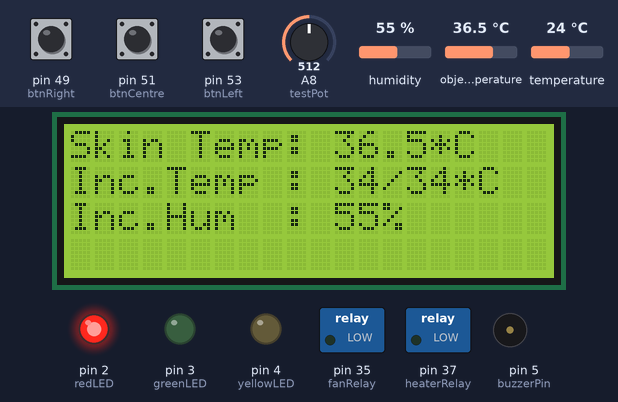
The sketch below on a simulated Arduino Mega 2560, built with avr-gcc and run on an emulated ATmega2560. On the bench: 20×4 character LCD, switched loads named in the sketch (green lamp = pin HIGH), output pins drawn as LEDs (lit = HIGH), buzzer (waves = sounding, pin HIGH). The inputs (shaded band) are chosen by the test bench; at power-on: A8 (testPot) = 512, pin 51 (btnCentre) HIGH, pin 49 (btnRight) HIGH, pin 53 (btnLeft) HIGH, humidity 55 %, object temperature 36.5 °C, temperature 24 °C.

Above: at 10.3 s.
10.4 s: A8 (testPot) set to 756
At 13.0 s:
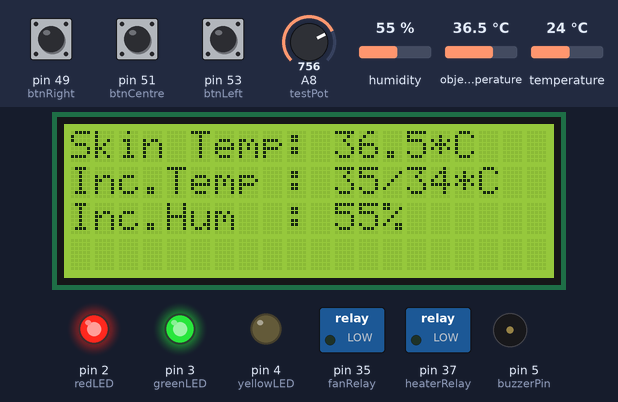
14.2 s: A8 (testPot) set to 781
At 19.8 s:
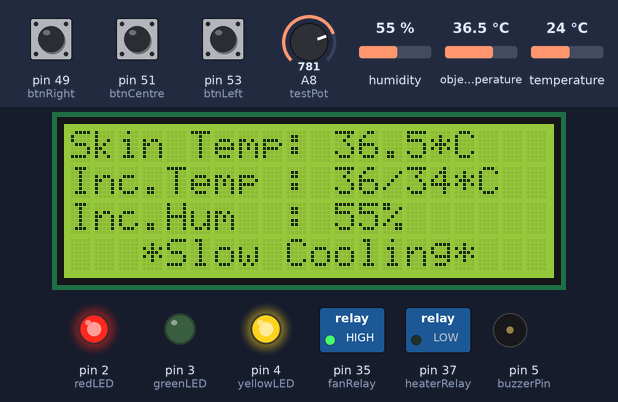
20.1 s: A8 (testPot) set to 30
At 24.03 s:
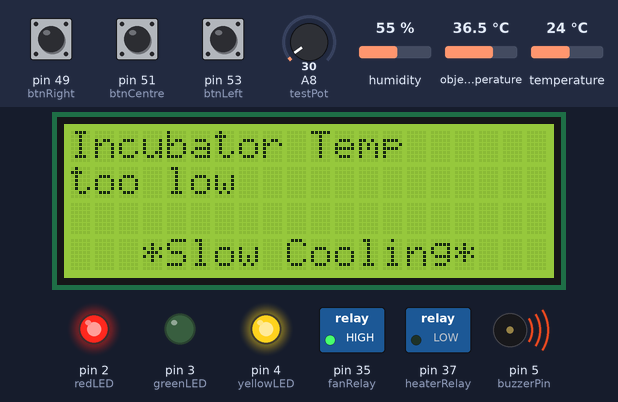
26.1 s: A8 (testPot) set to 242
At 30.9 s:
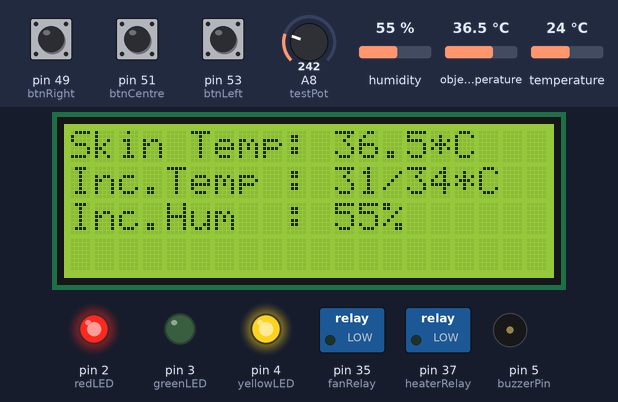
33.7 s: A8 (testPot) set to 269
At 39.5 s:
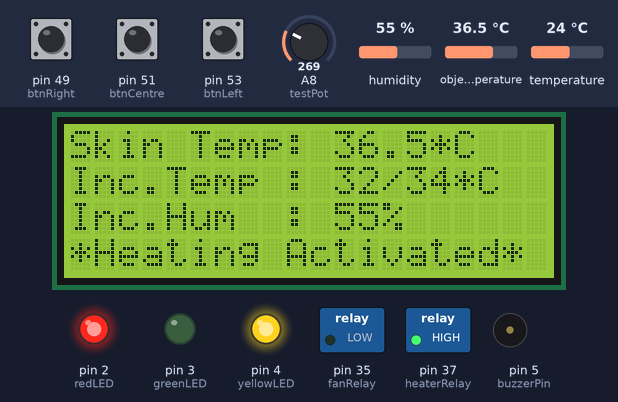
39.8 s: pin 51 (btnCentre) pulled LOW for 3 s
At 41.7 s:
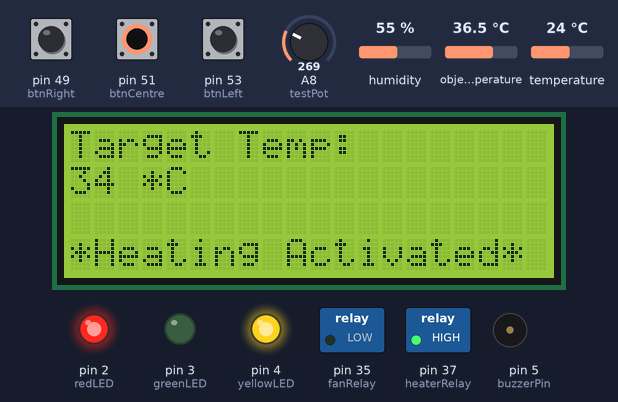
Timing chart, 0 to 43.2 s (numbered marks = the images above; inputs shaded):
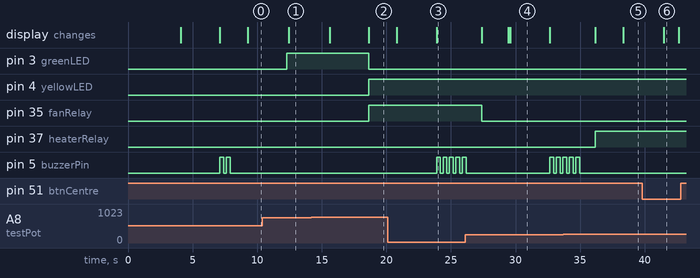

The sketch:

Incubator_Project_Code_v6.ino
```cpp
// Import libraries
#include <Wire.h>
#include <LiquidCrystal_I2C.h>
#include <Adafruit_MLX90614.h>
#include <DHT.h>

// Pin Definitions
#define   redLED        2
#define   yellowLED     4
#define   greenLED      3
#define   reedSwitch    11
#define   heaterRelay   37
#define   fanRelay      35
#define   buzzerPin     5
#define   DHTpin        6
#define   btnLeft       53
#define   btnCentre     51
#define   btnRight      49

#define   testPot       A8

// I2C Addresses
#define IR_Temp_Sensor_Addr     0x5A
#define LCD_Addr                0x27

// Other defines
#define DHTTYPE DHT22

#define errorMargin             2
#define controlMargin           1
#define targetTempMax           38
#define targetTempMin           30

// Create the fan
// Enumeration for the various states of the cooling fan
enum class FanSpeed {off, half, full};

// Create objects
LiquidCrystal_I2C lcd(LCD_Addr, 20, 4);       // Create the LCD object. LCD size is 20x4
Adafruit_MLX90614 IRTemp = Adafruit_MLX90614();
DHT dht(DHTpin, DHTTYPE);

// Project variables
float skinTemp;
float incubatorTemp;
float incubatorHumid;

bool heaterIsOn       = true;
FanSpeed fanState     = FanSpeed::full;           // fanState variable based off the fanSpeed enum
bool btnCentre_state;                             // State of the centre push button
bool btnRight_state;                              // State of the right push button
bool btnLeft_state;                               // State of the left push button


// Unimplemented sensor values
float targetTemp      = 34.0;

void setup() {
  // put your setup code here, to run once:

  // Set the pin modes
  pinMode (redLED, OUTPUT);
  pinMode (yellowLED, OUTPUT);
  pinMode (greenLED, OUTPUT);
  pinMode (buzzerPin, OUTPUT);
  pinMode (heaterRelay, OUTPUT);
  pinMode (fanRelay, OUTPUT);
  pinMode (reedSwitch, INPUT);
  pinMode (btnLeft, INPUT_PULLUP);
  pinMode (btnCentre, INPUT_PULLUP);
  pinMode (btnRight, INPUT_PULLUP);

  pinMode (testPot, INPUT);         // Potentiometer for temperature varying tests

  // Set the initial states  digitalWrite (redLED, HIGH);
  digitalWrite (redLED, HIGH);
  digitalWrite (yellowLED, LOW);
  digitalWrite (greenLED, LOW);
  digitalWrite (buzzerPin, LOW);
  switchHeater(false);              // Ensure that heater is off upon boot
  switchFan(false);                 // Ensure that fan is off upon boot

  // initialize the lcd object
  lcd.init();
  lcd.setBacklight(true);           // Turn on the backlight

  // initialize the MLX sensor
  if (!IRTemp.begin()) {
    lcd.setCursor(5,0); lcd.print("Error");
    while (1);
  };

   // initialize the DHT sensor
  dht.begin();

  // Display welcome message
  lcd.clear();
  lcd.setCursor(2,0);               // Go to first line
  lcd.print("Initializing");
  lcd.setCursor(5,1); lcd.print("System");
  delay(3000);

  lcd.clear();
  lcd.setCursor(1,0); lcd.print("Initialization");
  lcd.setCursor(6,1); lcd.print("Done");
  // Beep buzzer twice
  for (int i=0; i<2; i++) {
    digitalWrite (buzzerPin, HIGH);
    delay(300);
    digitalWrite (buzzerPin, LOW);
    delay(200);
  }
  delay (1000);

}

// ------------------------ Loop Start ------------------------------
void loop() {
  // Read the Centre Button State
  btnCentre_state = !digitalRead(btnCentre);      // HIGH means button pressed, LOW otherwise
  delay (50);                                     // Delay 50ms for debouncing

  // If OK button is pressed, we go to the temperature adjustment menu
  if (btnCentre_state == HIGH) {
    adjustTargetTemp();
  }

  // Read the values
  skinTemp        = IRTemp.readObjectTempC();
  incubatorTemp   = dht.readTemperature();
  int sensorValue = analogRead(testPot);                    // Using the test potentiometer to simulate incubator
                                                              // temperature for testing
  sensorValue     = map (sensorValue, 0, 1023, 30, 38);
  incubatorTemp   = sensorValue;
  incubatorHumid  = dht.readHumidity();

  // Display infant skin temperature
  //lcd.clear();
  clearLCDLines(0,2);   //Clear top three lines
  lcd.setCursor(0,0); lcd.print("Skin Temp: ");
  lcd.print(skinTemp,1);  lcd.print("*C");

 // Display incubator temperature
  lcd.setCursor(0,1); lcd.print("Inc.Temp : ");
  lcd.print(round(incubatorTemp));
  lcd.print("/");
  lcd.print(round(targetTemp)); lcd.print("*C");

  // Display incubator humidity
  lcd.setCursor(0,2); lcd.print("Inc.Hum  : ");
  lcd.print(round(incubatorHumid));  lcd.print("%");
  delay(3000);                                        // Delay a little so we see the values on the LCD

  // If the incubator temperature is out of expected range
  if ( (incubatorTemp  > targetTemp + errorMargin) || (incubatorTemp  < targetTemp - errorMargin) ) {

    // If the incubator temperature was higher
    if (incubatorTemp  > targetTemp + errorMargin) {
      clearLCDLines(0,2);   //Clear top three lines
      lcd.setCursor(0,0); lcd.print("Incubator Temp");
      lcd.setCursor(0,1); lcd.print("too high");
    }
    else {
      clearLCDLines(0,2);   //Clear top three lines
      lcd.setCursor(0,0); lcd.print("Incubator Temp");
      lcd.setCursor(0,1); lcd.print("too low");
    }

    // Sound alarm
    for (int i=0; i<5; i++) {
      digitalWrite (buzzerPin, HIGH);
      delay(300);
      digitalWrite (buzzerPin, LOW);
      delay(200);
    }
    delay(1000);


  }

  // If the incubator temperature must be controlled
  if ( (incubatorTemp  > targetTemp + controlMargin) || (incubatorTemp  < targetTemp - controlMargin) ) {
    digitalWrite (yellowLED, HIGH);               // Turn on yellow LED
    digitalWrite (greenLED, LOW);                 // Turn off green LED

    // If the incubator temperature was high
    // We turn on the fan and turn off the heater
    if (incubatorTemp  > targetTemp + controlMargin) {
      if (heaterIsOn) {                         // If heaing system is on, turn it off
        switchHeater(false);                    // Turn off heater
      }
      else {                                    // We need the forced cooling to overheating if fan was off
        switchFan (true);                       // Turn on the fan
      }
    }
    else {    // ie. if the temperature was cooler
      if (fanState != FanSpeed::off) {        // If cooling system is on, turn it off
        switchFan(false);                     // Turn off the fan
      }
      else {                                  // We need the heating to counter cooling if fan was off
        switchHeater(true);                   // Turn on heater
      }
    }

  }

  else { // no need to modify the temperatures
    switchHeater(false);                    // Turn off heater
    switchFan(false);                       // Turn off the fan

    clearLCDLines(3,3);                     // Clear the last line (status line)
    digitalWrite (greenLED, HIGH);          // Turn on Green LED
    digitalWrite (yellowLED, LOW);         // Turn off yellow LED
  }

  // delay (120000);                        // Delay 2mins before updating changing the heating/cooling conditions
                                            // This delay must be implemented with Asynchronous Delay to prevnt blocking
                                            // the other parts of the code for a long time
}
// ------------------------ Loop End ------------------------------


// Function to manage the turning on and off of the heating system
void switchHeater(bool turnOn) {
  if (turnOn) {         // Request to turn on heater
    if (!heaterIsOn) {
      digitalWrite (heaterRelay, HIGH);       // Turn on heater
      heaterIsOn = true;                      // Set flag to indicate that heater is on

      // Give feedback to user that heating is in progress
      lcd.setCursor(0,3); lcd.print("*Heating Activated*");
      delay(2000);
    }
  }
  else {                // Request to turn off heater
    if (heaterIsOn) {
      digitalWrite (heaterRelay, LOW);        // Turn on heater
      heaterIsOn = false;                     // Set flag to indicate that heater is off

      // Give feedback to user that heating is stopped
      lcd.setCursor(0,3); lcd.print("Heating Deactivated");
      delay(2000);
      // Clear de-activation message
      clearLCDLines(3,3);                   // Clear the last line (status line)
    }
  }
}

// Function to manage the turning on and off of the cooling system
void switchFan(bool turnOn) {
  if (turnOn) {         // Request to turn on fan

    // If fan was off, we turn it on at half speed
    if (fanState == FanSpeed::off) {
      digitalWrite (fanRelay, HIGH);        // Turn on fan
      fanState = FanSpeed::half;            // Update the state variable that fan is on at half speed

      // Give feedback to user that cooling is in progress
      lcd.setCursor(3,3); lcd.print("*Slow Cooling*");
      delay(2000);
    }
    // If fan was at half speed, we turn it on to maximum speed
    else if (fanState == FanSpeed::half) {
      digitalWrite (fanRelay, HIGH);        // Turn on fan
      fanState = FanSpeed::full;            // Update the state variable that fan is on at max speed

      // Give feedback to user that cooling is in progress
      lcd.setCursor(3,3); lcd.print("*Fast Cooling*");
      delay(2000);
    }
  }
  else {                // Request to turn off fan
    if (fanState == FanSpeed::half || fanState == FanSpeed::full) {
      digitalWrite (fanRelay, LOW);         // Turn on fan
      fanState = FanSpeed::off;            // Update the state variable that fan has been turned off

      // Give feedback to user that cooling is stopped
      lcd.setCursor(0,3); lcd.print("Cooling Deactivated");
      delay(2000);
      // Clear de-activation message
      clearLCDLines(3,3);                   // Clear the last line (status line)
    }
  }
}

// Function to deal with clearing specific lines of the LCD screen
void clearLCDLines(int firstLine, int lastLine) {    // zero-based ie. 1 => line 2
  for (int i=firstLine; i<=lastLine; i++) {
    lcd.setCursor(0,i);                   // Go to the ith line
    lcd.print("                    ");    // Clear with 20 spaces ;-)
  }
}

// Menu interface for adjusting the target temperature
void adjustTargetTemp() {
  clearLCDLines(0,2);   //Clear top three lines
  lcd.setCursor(0,0); lcd.print("Target Temp: ");
  lcd.setCursor(0,1); lcd.print(round(targetTemp));  lcd.print(" *C");
  delay(1000);
  do {
    btnCentre_state = !digitalRead(btnCentre);
    delay(50);

    btnRight_state  = !digitalRead(btnRight);
    btnLeft_state   = !digitalRead(btnLeft);


    // If the increase push button is pressed
    if(btnRight_state == HIGH && targetTemp < targetTempMax)
    {
      targetTemp += 1;    // Increase the current target temperature by 1
      lcd.setCursor(0,1); lcd.print(round(targetTemp));  lcd.print(" *C");         // Update value on LCD
      delay(250);
    }

    // If the decrease push button is pressed
    if(btnLeft_state == HIGH && targetTemp > targetTempMin)
    {
      targetTemp -= 1;    // Decrease the current target temperature by 1
      lcd.setCursor(0,1); lcd.print(round(targetTemp));  lcd.print(" *C");         // Update value on LCD
      delay(250);
    }

  } while (btnCentre_state != HIGH);
}
```

Measured:
- the behaviour switches between 767 and 768 on A8 (testPot) (found by bisection; images 1 and 2)
- the behaviour switches between 255 and 256 on A8 (testPot) (found by bisection; images 4 and 5)
- after the input at 10.4 s, the display: changes after 2.1 s (image 1)
- after the input at 14.2 s, pin 3 (greenLED): HIGH → LOW after 4.4 s; pin 4 (yellowLED), pin 35 (fanRelay): LOW → HIGH after 4.4 s; the display: first changes after 1.4 s (image 2 shows a later state)
- after the input at 20.1 s, pin 5 (buzzerPin): alternates HIGH for 0.30 s and LOW for 0.20 s, starting after 3.8 s; the display: first changes after 0.71 s (image 3 shows a later state)
- after the input at 39.8 s, the display: changes after 1.7 s (image 6)
- what the display in image 4 shows lasts 3.1 s, from 29.6 s to 32.7 s
